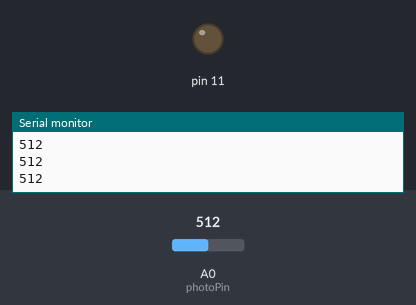
Bench run of a sketch on a simulated Arduino Uno, built with avr-gcc and run on an emulated ATmega328P. On the bench: output pins drawn as LEDs (lit = HIGH), the last lines printed to the serial monitor. The test bench sets the inputs (shaded band); at power-on: A0 (photoPin) = 512.

Above: at 1.2 s.
1.3 s: A0 (photoPin) set to 108
2.8 s: A0 (photoPin) set to 92
At 2.95 s:
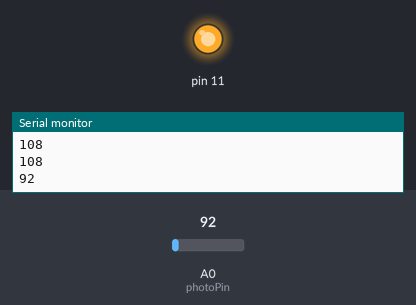
5.8 s: A0 (photoPin) set to 110
At 5.8 s:
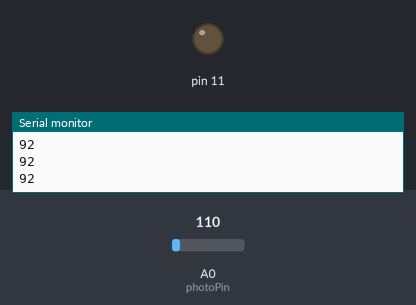
7.3 s: A0 (photoPin) set to 90
At 7.66 s:
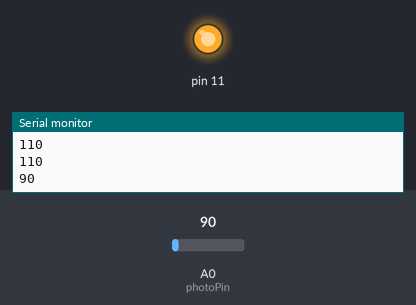
Timing chart, 0 to 11.3 s (numbered marks = the images above; inputs shaded):
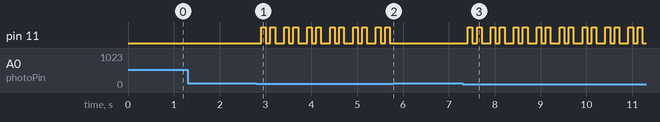

The sketch:

photosensitive_resistor.ino
```cpp
int photoPin = A0;

void setup() {
  //start buzzer
  Serial.begin(9600);
  pinMode(11, OUTPUT);
}

void loop() {
  // photosensitive resistor, when the object reach, to get the reads less than 100, results the buzzer works
  int light = analogRead(photoPin);
  Serial.println(light);
  delay(100);
  if(light<100)
  {
    //trigger the buzzer start rings two times
  digitalWrite(11, HIGH);
  delay(100);
  digitalWrite(11, LOW);
  delay(100);

  digitalWrite(11, HIGH);
  delay(100);
  digitalWrite(11, LOW);
  delay(100);

  }


}
```

Measured:
- the behaviour switches between 100 and 99 on A0 (photoPin) (found by bisection; images 0 and 1)
- after the input at 2.8 s, pin 11: LOW → HIGH after 0.11 s, then repeats every 0.50 s: LOW 0.10 s, HIGH 0.10 s, LOW 0.20 s, HIGH 0.10 s
- after the input at 5.8 s, pin 11: stops changing and stays LOW
- after the input at 7.3 s, pin 11: LOW → HIGH after 0.11 s, then repeats every 0.50 s: LOW 0.10 s, HIGH 0.10 s, LOW 0.20 s, HIGH 0.10 s
